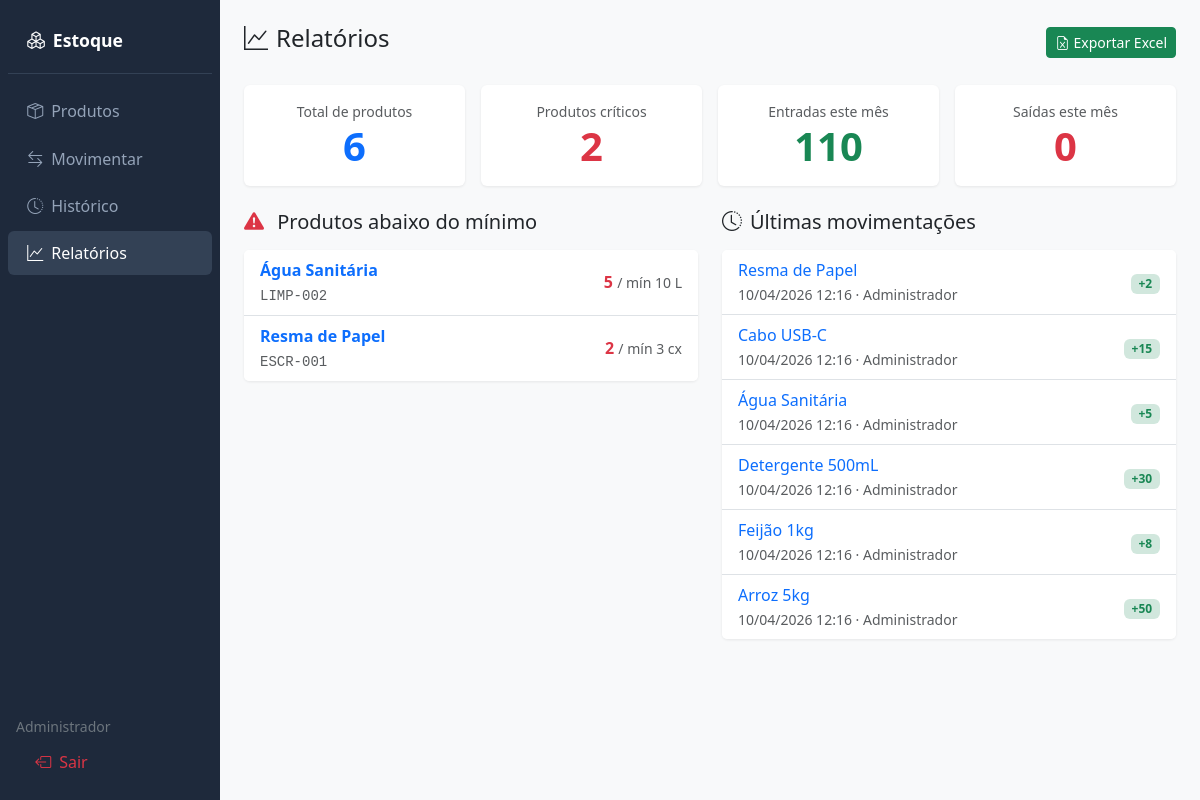
/relatorios/ (signed in), run on the app's committed database.
### app/models/usuario.py (models this page shows, shortened)
class Usuario(UserMixin, db.Model):
    __tablename__ = "usuarios"
    id = db.Column(db.Integer, primary_key=True)
    nome = db.Column(db.String(100), nullable=False)
    email = db.Column(db.String(150), unique=True, nullable=False)
    senha_hash = db.Column(db.String(256), nullable=False)
    admin = db.Column(db.Boolean, default=False)
    criado_em = db.Column(db.DateTime, default=datetime.utcnow)
    movimentacoes = db.relationship("Movimentacao", backref="usuario", lazy=True)

### app/models/produto.py (models this page shows, shortened)
class Produto(db.Model):
    __tablename__ = "produtos"
    id = db.Column(db.Integer, primary_key=True)
    nome = db.Column(db.String(150), nullable=False)
    codigo = db.Column(db.String(50), unique=True, nullable=False)
    descricao = db.Column(db.Text)
    unidade = db.Column(db.String(20), default="un")
    estoque_minimo = db.Column(db.Integer, default=0)
    categoria_id = db.Column(db.Integer, db.ForeignKey("categorias.id"))
    ativo = db.Column(db.Boolean, default=True)
    criado_em = db.Column(db.DateTime, default=datetime.utcnow)
    movimentacoes = db.relationship("Movimentacao", backref="produto", lazy=True)
    @property
    def saldo_atual(self):
        from app.models.movimentacao import Movimentacao
        entradas = db.session.query(
            db.func.coalesce(db.func.sum(Movimentacao.quantidade), 0)
        ).filter(
            Movimentacao.produto_id == self.id,
            Movimentacao.tipo == "entrada"
        ).scalar()
        saidas = db.session.query(
            db.func.coalesce(db.func.sum(Movimentacao.quantidade), 0)
        ).filter(
            Movimentacao.produto_id == self.id,
            Movimentacao.tipo == "saida"
        ).scalar()
        return int(entradas) - int(saidas)
    @property
    def abaixo_minimo(self):
        return self.saldo_atual < self.estoque_minimo

### app/models/movimentacao.py (models this page shows, shortened)
class Movimentacao(db.Model):
    __tablename__ = "movimentacoes"
    id = db.Column(db.Integer, primary_key=True)
    tipo = db.Column(db.String(10), nullable=False)          # 'entrada' ou 'saida'
    quantidade = db.Column(db.Integer, nullable=False)
    justificativa = db.Column(db.String(255))
    produto_id = db.Column(db.Integer, db.ForeignKey("produtos.id"), nullable=False)
    usuario_id = db.Column(db.Integer, db.ForeignKey("usuarios.id"), nullable=False)
    criado_em = db.Column(db.DateTime, default=datetime.utcnow)

### app/routes/relatorios.py (the view)
@rel_bp.route("/")
@login_required
def index():
    todos = Produto.query.filter_by(ativo=True).all()
    criticos = [p for p in todos if p.abaixo_minimo]
    total_produtos = len(todos)
    total_criticos = len(criticos)
    ultimas = Movimentacao.query.order_by(Movimentacao.criado_em.desc()).limit(10).all()
    agora = datetime.utcnow()
    entradas_mes = db.session.query(db.func.coalesce(db.func.sum(Movimentacao.quantidade), 0)).filter(
        Movimentacao.tipo == "entrada",
        db.func.strftime("%Y-%m", Movimentacao.criado_em) == agora.strftime("%Y-%m")
    ).scalar()
    saidas_mes = db.session.query(db.func.coalesce(db.func.sum(Movimentacao.quantidade), 0)).filter(
        Movimentacao.tipo == "saida",
        db.func.strftime("%Y-%m", Movimentacao.criado_em) == agora.strftime("%Y-%m")
    ).scalar()
    return render_template("relatorios/index.html",
                           criticos=criticos,
                           total_produtos=total_produtos,
                           total_criticos=total_criticos,
                           ultimas=ultimas,
                           entradas_mes=int(entradas_mes),
                           saidas_mes=int(saidas_mes))

### app/models/usuario.py (called while the page is built)
@login_manager.user_loader
def load_user(user_id):
    return Usuario.query.get(int(user_id))

### app/templates/relatorios/index.html (shortened to what this page needs)
{% extends "base.html" %}
{% block content %}
<div class="d-flex justify-content-between align-items-center mb-4">
  <h4><i class="bi bi-graph-up me-2"></i>Relatórios</h4>
  <a href="{{ url_for('relatorios.exportar_excel') }}" class="btn btn-success btn-sm">
    <i class="bi bi-file-earmark-excel me-1"></i>Exportar Excel
  </a>
</div>
<div class="row g-3 mb-4">
  <div class="col-md-3">
    <div class="card p-3 text-center">
      <div class="text-muted small">Total de produtos</div>
      <div class="display-6 fw-bold text-primary">{{ total_produtos }}</div>
    </div>
  </div>
  <div class="col-md-3">
    <div class="card p-3 text-center">
      <div class="text-muted small">Produtos críticos</div>
      <div class="display-6 fw-bold {% if total_criticos > 0 %}text-danger{% else %}text-success{% endif %}">
        {{ total_criticos }}
      </div>
    </div>
  </div>
  <div class="col-md-3">
    <div class="card p-3 text-center">
      <div class="text-muted small">Entradas este mês</div>
      <div class="display-6 fw-bold text-success">{{ entradas_mes }}</div>
    </div>
  </div>
  <div class="col-md-3">
    <div class="card p-3 text-center">
      <div class="text-muted small">Saídas este mês</div>
      <div class="display-6 fw-bold text-danger">{{ saidas_mes }}</div>
    </div>
  </div>
</div>
<div class="row g-4">
  <div class="col-md-6">
    <h5 class="mb-3">
      <i class="bi bi-exclamation-triangle-fill text-danger me-2"></i>
      Produtos abaixo do mínimo
    </h5>
    {% if criticos %}
    <div class="card">
      <ul class="list-group list-group-flush">
        {% for p in criticos %}
        <li class="list-group-item d-flex justify-content-between align-items-center">
          <div>
            <a href="{{ url_for('produtos.detalhe', id=p.id) }}" class="text-decoration-none fw-semibold">
              {{ p.nome }}
            </a>
            <br><code class="small text-muted">{{ p.codigo }}</code>
          </div>
          <div class="text-end">
            <span class="text-danger fw-bold">{{ p.saldo_atual }}</span>
            <span class="text-muted small"> / mín {{ p.estoque_minimo }} {{ p.unidade }}</span>
          </div>
        </li>
        {% endfor %}
      </ul>
    </div>
    {% else %}
      <div class="alert alert-success">
        <i class="bi bi-check-circle me-2"></i>Todos os produtos estão acima do estoque mínimo.
      </div>
    {% endif %}
  </div>
  <div class="col-md-6">
    <h5 class="mb-3">
      <i class="bi bi-clock-history me-2"></i>Últimas movimentações
    </h5>
    <div class="card">
      <ul class="list-group list-group-flush">
        {% for m in ultimas %}
        <li class="list-group-item d-flex justify-content-between align-items-center">
          <div>
            <a href="{{ url_for('produtos.detalhe', id=m.produto_id) }}" class="text-decoration-none">
              {{ m.produto.nome }}
            </a>
            <br>
            <small class="text-muted">{{ m.criado_em.strftime('%d/%m/%Y %H:%M') }} · {{ m.usuario.nome }}</small>
          </div>
          <div>
            {% if m.tipo == 'entrada' %}
              <span class="badge bg-success-subtle text-success">+{{ m.quantidade }}</span>
            {% else %}
              <span class="badge bg-danger-subtle text-danger">-{{ m.quantidade }}</span>
            {% endif %}
          </div>
        </li>
        {% else %}
        <li class="list-group-item text-muted text-center py-3">Sem movimentações ainda.</li>
        {% endfor %}
      </ul>
    </div>
  </div>
</div>
{% endblock %}

### app/templates/base.html (shortened to what this page needs)
<!DOCTYPE html>
<html lang="pt-BR">
<head>
  <link href="https://cdn.jsdelivr.net/npm/bootstrap@5.3.0/dist/css/bootstrap.min.css" rel="stylesheet">
  <link href="https://cdn.jsdelivr.net/npm/bootstrap-icons@1.11.0/font/bootstrap-icons.css" rel="stylesheet">
</head>
<body>
<div class="d-flex">
  {% if current_user.is_authenticated %}
  <div class="sidebar d-flex flex-column p-2" style="width:220px; min-width:220px">
    <div class="brand mb-3"><i class="bi bi-boxes me-2"></i>Estoque</div>
    <nav class="nav flex-column gap-1">
      <a href="{{ url_for('produtos.listar') }}"
         class="nav-link {% if request.blueprint == 'produtos' %}active{% endif %}">
        <i class="bi bi-box-seam me-2"></i>Produtos
      </a>
      <a href="{{ url_for('movimentacoes.nova') }}"
         class="nav-link {% if request.blueprint == 'movimentacoes' and 'nova' in request.path %}active{% endif %}">
        <i class="bi bi-arrow-left-right me-2"></i>Movimentar
      </a>
      <a href="{{ url_for('movimentacoes.listar') }}"
         class="nav-link">
        <i class="bi bi-clock-history me-2"></i>Histórico
      </a>
      <a href="{{ url_for('relatorios.index') }}"
         class="nav-link {% if request.blueprint == 'relatorios' %}active{% endif %}">
        <i class="bi bi-graph-up me-2"></i>Relatórios
      </a>
    </nav>
    <div class="mt-auto p-2">
      <small class="text-secondary d-block mb-1">{{ current_user.nome }}</small>
      <a href="{{ url_for('auth.logout') }}" class="nav-link text-danger">
        <i class="bi bi-box-arrow-left me-2"></i>Sair
      </a>
    </div>
  </div>
  {% endif %}
  <div class="flex-grow-1 p-4" style="min-width:0">
    {% block content %}{% endblock %}
  </div>
</div>
</body>
</html>

### app/templates/base.html (style rules this page uses)
body { background: #f8f9fa; }
.sidebar { min-height: 100vh; background: #1e293b; }
.sidebar .nav-link { color: #94a3b8; padding: .6rem 1.2rem; border-radius: 6px; }
.sidebar .nav-link:hover, .sidebar .nav-link.active { background: #334155; color: #fff; }
.sidebar .brand { color: #fff; font-size: 1.1rem; font-weight: 600; padding: 1.2rem; border-bottom: 1px solid #334155; }
.card { border: none; box-shadow: 0 1px 3px rgba(0,0,0,.08); }

### data on the page
Usuario: nome "Administrador"
Produto: nome "Água Sanitária", codigo "LIMP-002", saldo_atual "5", estoque_minimo "10", unidade "L"
Produto: nome "Resma de Papel", codigo "ESCR-001", saldo_atual "2", estoque_minimo "3", unidade "cx"
Movimentacao: produto.nome "Resma de Papel", criado_em "10/04/2026 12:16", usuario.nome "Administrador", quantidade "2"
Movimentacao: produto.nome "Cabo USB-C", criado_em "10/04/2026 12:16", usuario.nome "Administrador", quantidade "15"
Movimentacao: produto.nome "Água Sanitária", criado_em "10/04/2026 12:16", usuario.nome "Administrador", quantidade "5"
Movimentacao: produto.nome "Detergente 500mL", criado_em "10/04/2026 12:16", usuario.nome "Administrador", quantidade "30"
Movimentacao: produto.nome "Feijão 1kg", criado_em "10/04/2026 12:16", usuario.nome "Administrador", quantidade "8"
Movimentacao: produto.nome "Arroz 5kg", criado_em "10/04/2026 12:16", usuario.nome "Administrador", quantidade "50"

### other printed values
{{ total_produtos }} "6"
{{ total_criticos }} "2"
{{ entradas_mes }} "110"
{{ saidas_mes }} "0"
